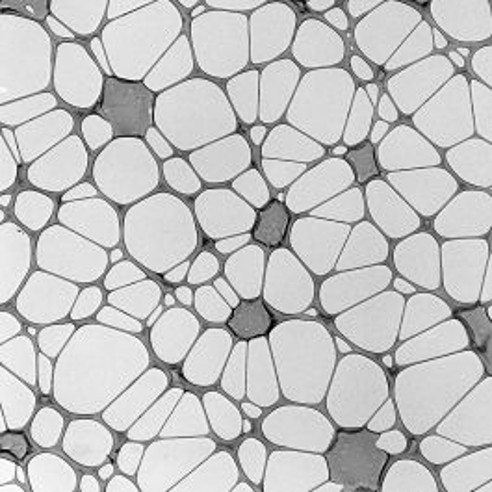
#> input picture tools/samples/Carbon_film_mask.jpg, 492 x 492 px
$ python smooth_lacey_carbon.py
#> lines starting #> are read from the running program, lines starting #| are printed output that depends on the picture; after the words box and inside, x2 and y2 are one past the last pixel; in counts of white or black regions, pixels touching at a corner belong together
### tools/create_lacey_carbon.py
"""Build closed, nanometre-unit STL solids from a dark-carbon image mask."""
from __future__ import annotations

import argparse
import hashlib
import json
from pathlib import Path

import numpy as np
from PIL import Image, ImageDraw
from scipy.ndimage import label
import trimesh


SAMPLES = Path(__file__).resolve().parent / 'samples'
STL_SAMPLES = Path(__file__).resolve().parents[1] / 'nion' / 'usim_device' / 'samples'


def otsu_threshold(gray):
    histogram = np.bincount(gray.ravel(), minlength=256).astype(float)
    count = histogram.cumsum()
    moment = (histogram*np.arange(256)).cumsum()
    valid = (count > 0) & (count < gray.size)
    score = np.zeros(256)
    score[valid] = (moment[-1]*count[valid]-moment[valid]*gray.size)**2 / (count[valid]*(gray.size-count[valid]))
    return int(score.argmax())


def resolve_diagonal_contacts(mask, gray):
    """Join zero-width diagonal contacts with one pixel to make manifold walls."""
    mask = mask.copy()
    original = int(mask.sum())
    while True:
        a, b, c, d = mask[:-1, :-1], mask[:-1, 1:], mask[1:, :-1], mask[1:, 1:]
        first = a & d & ~b & ~c
        second = b & c & ~a & ~d
        if not (first.any() or second.any()):
            break
        # Prefer the darker of the two candidate pixels. No carbon is removed.
        for selected, corners in ((first, ((0, 1), (1, 0))), (second, ((0, 0), (1, 1)))):
            rows, columns = np.nonzero(selected)
            (r0, c0), (r1, c1) = corners
            choose = gray[rows+r0, columns+c0] <= gray[rows+r1, columns+c1]
            mask[rows[choose]+r0, columns[choose]+c0] = True
            mask[rows[~choose]+r1, columns[~choose]+c1] = True
    return mask, int(mask.sum())-original


# [98 lines left out: functions extrude_mask, copper_frame, verify, generate, not called in this run]


# [8 lines that do not run on import are left out]

### tools/smooth_lacey_carbon.py
"""Extract subpixel smooth contours and extrude the lacey carbon STL to 5 nm.

Requires shapely, contourpy and mapbox-earcut in the model-building environment.
Original pixel-based models are retained for comparison.
"""
from __future__ import annotations

import argparse
import json
from pathlib import Path
import contourpy
import numpy as np
from PIL import Image, ImageDraw
from scipy.ndimage import distance_transform_edt, gaussian_filter, label, zoom
from shapely.geometry import Polygon, box
from shapely.geometry.polygon import orient
import trimesh
from create_lacey_carbon import SAMPLES, STL_SAMPLES, copper_frame, otsu_threshold, resolve_diagonal_contacts, verify


def smooth_polygons(mask, sigma=.4, upsample=4):
    """Smooth the planar boundary, preserving flat upper/lower film surfaces."""
    height, width = mask.shape
    pitch_x, pitch_y = 54000./width, 54000./height
    # Continue the boundary mask beyond the crop, then clip the contour.
    # Zero padding would shrink the film away from its copper support.
    padded = np.pad(mask[::-1], 1, mode='edge')
    signed = distance_transform_edt(padded)-distance_transform_edt(~padded)
    field = zoom(gaussian_filter(signed, sigma, mode='nearest'), upsample, order=3)
    x = np.linspace(-27000-pitch_x/2, 27000+pitch_x/2, field.shape[1])
    y = np.linspace(-27000-pitch_y/2, 27000+pitch_y/2, field.shape[0])
    generator = contourpy.contour_generator(x=x, y=y, z=field, fill_type='OuterOffset')
    vertices, offsets = generator.filled(0., float(field.max())+1)
    polygons = []
    for points, rings in zip(vertices, offsets):
        boundaries = [points[a:b] for a, b in zip(rings[:-1], rings[1:])]
        polygon = Polygon(boundaries[0], boundaries[1:]).intersection(box(-27000, -27000, 27000, 27000))
        parts = [polygon] if polygon.geom_type == 'Polygon' else list(polygon.geoms)
        for part in parts:
            if part.geom_type != 'Polygon' or part.area <= 0:
                continue
            part = part.simplify(min(pitch_x, pitch_y)*.02, preserve_topology=True)
            if not part.is_valid:
                raise ValueError('Invalid smoothed polygon')
            polygons.append(orient(part, sign=1))
    return polygons


def rasterize(polygons, size=1968):
    image = Image.new('L', (size, size), 255)
    draw = ImageDraw.Draw(image)
    def screen(ring):
        return [((x+27000)/54000*size, (27000-y)/54000*size) for x, y in ring.coords]
    for polygon in polygons:
        draw.polygon(screen(polygon.exterior), fill=45)
        for hole in polygon.interiors:
            draw.polygon(screen(hole), fill=255)
    return image


def generate(output, sigma=.4, stl_output=STL_SAMPLES):
#> called with sigma = 0.4
    gray = np.asarray(Image.open(SAMPLES/'Carbon_film_mask.jpg').convert('L'))
    threshold = otsu_threshold(gray)
#> in otsu_threshold, `histogram = np.bincount(gray.ravel(), minlength=256).astype(float)`: histogram = 256 values, max 9920 at index 215, min 4 at index 5, mean 945.6
#> in otsu_threshold, `count = histogram.cumsum()`: count = 256 values from 13 to 242064
#> in otsu_threshold, `moment = (histogram*np.arange(256)).cumsum()`: moment = 256 values from 0 to 47378049
#> threshold = 169
    mask, repaired = resolve_diagonal_contacts(gray <= threshold, gray)
#> in resolve_diagonal_contacts, `mask = mask.copy()`:
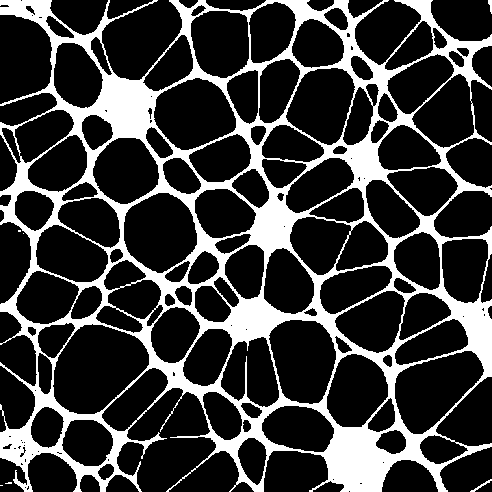
#> mask: shape (492, 492) bool; 23% white; 7 white regions (4 under 20 px), largest, box (x1, y1, x2, y2) and area: (0, 0, 492, 492) 55550, (470, 479, 492, 492) 54, (488, 0, 492, 14) 35
#> in resolve_diagonal_contacts, `original = int(mask.sum())`: original = 55660
#> the loop in resolve_diagonal_contacts, `while True:` made 2 passes
#> pass 1, in resolve_diagonal_contacts, `a, b, c, d = mask[:-1, :-1], mask[:-1, 1:], mask[1:, :-1], mask[1:, 1:]`:
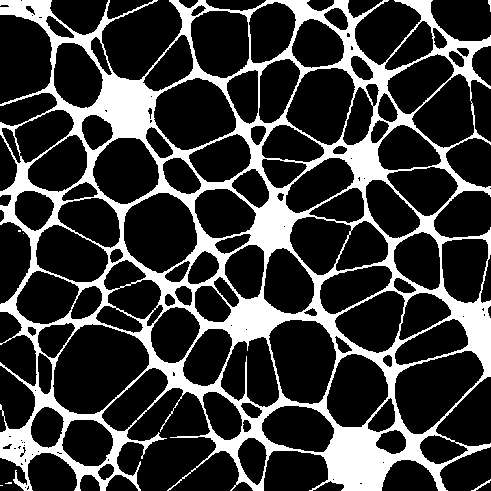
#> a: shape (491, 491) bool; 23% white; 7 white regions (4 under 20 px), largest, box (x1, y1, x2, y2) and area: (0, 0, 491, 491) 55328, (471, 479, 491, 491) 47, (488, 0, 491, 12) 21
#> pass 1, in resolve_diagonal_contacts, `a, b, c, d = mask[:-1, :-1], mask[:-1, 1:], mask[1:, :-1], mask[1:, 1:]`:
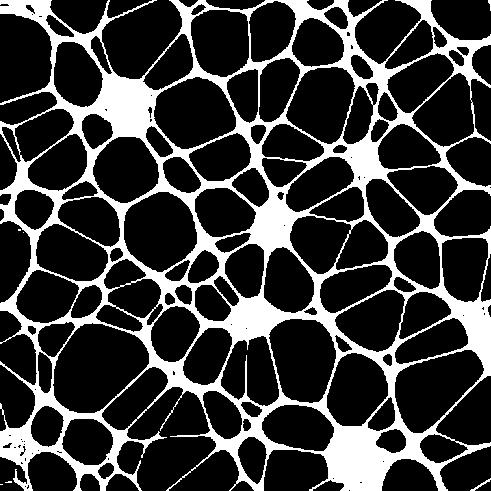
#> c: shape (491, 491) bool; 23% white; 7 white regions (5 under 20 px), largest, box (x1, y1, x2, y2) and area: (0, 0, 491, 491) 55245, (470, 478, 491, 491) 52
#> pass 1, in resolve_diagonal_contacts, `a, b, c, d = mask[:-1, :-1], mask[:-1, 1:], mask[1:, :-1], mask[1:, 1:]`:
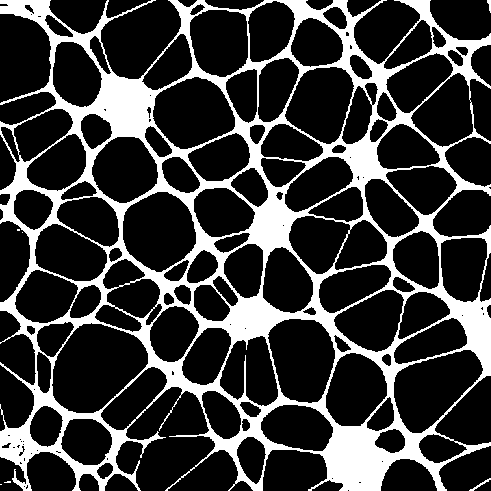
#> d: shape (491, 491) bool; 23% white; 7 white regions (4 under 20 px), largest, box (x1, y1, x2, y2) and area: (0, 0, 491, 491) 55282, (469, 478, 491, 491) 54, (487, 0, 491, 13) 31
#> after the loop in resolve_diagonal_contacts, `while True:`: mask: shape (492, 492) bool; 23% white; 7 white regions (4 under 20 px), largest, box (x1, y1, x2, y2) and area: (0, 0, 492, 492) 55583, (470, 479, 492, 492) 54, (488, 0, 492, 14) 35
#> after the loop in resolve_diagonal_contacts, `while True:`:
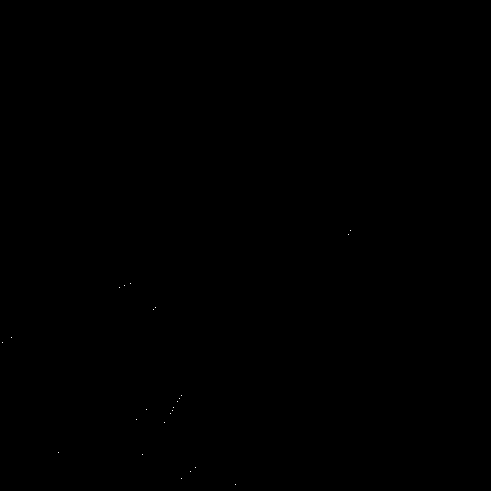
#> selected: shape (491, 491) bool; 0.01% white in thin lines or dots, all inside (x1, y1, x2, y2) = (2, 230, 351, 485)
#> repaired = 33
    original_components = int(label(mask)[1])
#> original_components = 7
    original_holes = int(label(np.pad(~mask, 1, constant_values=True))[1])-1
#> original_holes = 141
    polygons = smooth_polygons(mask, sigma)
#> in smooth_polygons, `padded = np.pad(mask[::-1], 1, mode='edge')`:
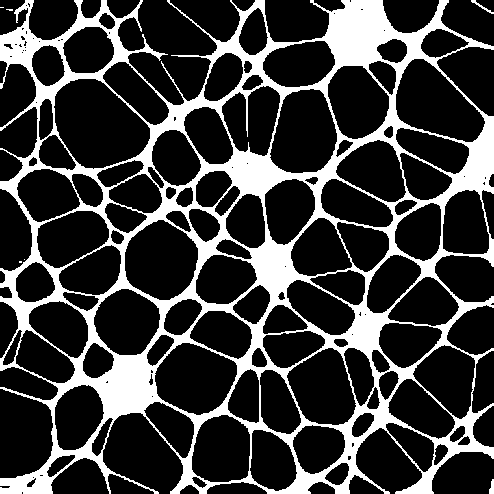
#> padded: shape (494, 494) bool; 23% white; 7 white regions (4 under 20 px), largest, box (x1, y1, x2, y2) and area: (0, 0, 494, 494) 56075, (471, 0, 494, 14) 61, (489, 479, 494, 494) 54
#> in smooth_polygons, `signed = distance_transform_edt(padded)-distance_transform_edt(~padded)`:
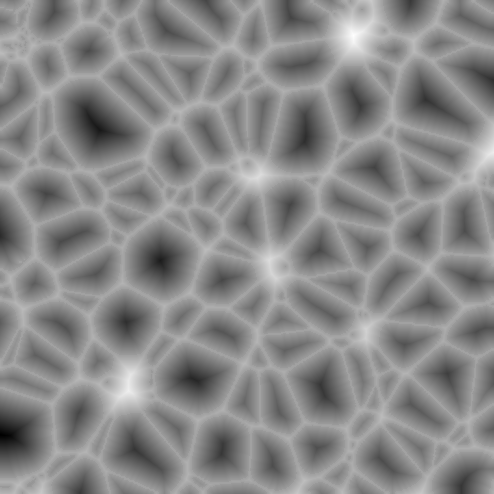
#> signed: shape (494, 494) float64; min -43.42, max 26.83, mean -5.7; drawn with min black and max white
#> in smooth_polygons, `vertices, offsets = generator.filled(0., float(field.max())+1)`: vertices = 7 point arrays, longest 91905 points; offsets = 7 items
#> the loop in smooth_polygons, `for points, rings in zip(vertices, offsets):` made 7 passes
#> (rings, boundaries) on passes 2 to 7: ([0, 315], 1 point arrays, longest 315 points), ([0, 39], 1 point arrays, longest 39 points), ([0, 79], 1 point arrays, longest 79 points), ([0, 17], 1 point arrays, longest 17 points), ([0, 43], 1 point arrays, longest 43 points), ([0, 164], 1 point arrays, longest 164 points)
#> boundaries on pass 1: 142 point arrays, longest 22204 points
#> polygons = 7 items
    holes = sum(len(p.interiors) for p in polygons)
#> holes = 141
    if len(polygons) != original_components or holes != original_holes:
        raise ValueError(f'Smoothing changed topology: components {original_components}->{len(polygons)}, holes {original_holes}->{holes}')
    carbon = trimesh.util.concatenate([trimesh.creation.extrude_polygon(p, 5., engine='earcut') for p in polygons])
    carbon_area = sum(p.area for p in polygons)
    copper = copper_frame()
    combined = trimesh.util.concatenate((carbon, copper))
    output.mkdir(parents=True, exist_ok=True)
    stl_output.mkdir(parents=True, exist_ok=True)
    models = {'lacey_carbon_54um_5nm.stl': (carbon, carbon_area*5),
              'copper_grid_85um_10um.stl': (copper, (85000.**2-54000.**2)*10000),
              'lacey_carbon_with_copper_grid.stl': (combined, carbon_area*5+(85000.**2-54000.**2)*10000)}
    info = {'coordinate_unit': 'nm', 'carbon_size_nm': [54000, 54000, 5],
            'copper_outer_size_nm': [85000, 85000, 10000], 'copper_opening_size_nm': [54000, 54000],
            'smoothing_sigma_source_pixels': sigma, 'smoothing_scale_nm': sigma*54000/gray.shape[0],
            'contour_upsampling': 4, 'dark_threshold_inclusive': threshold,
            'diagonal_contact_pixels_filled': repaired, 'carbon_components': len(polygons), 'enclosed_holes': holes,
            'original_carbon_components': original_components, 'original_enclosed_holes': original_holes,
            'carbon_area_fraction': carbon_area/54000.**2,
            'area_change_percent': 100*(carbon_area/(mask.mean()*54000.**2)-1), 'parts': {}}
    for filename, (mesh, volume) in models.items():
        verify(mesh, volume)
        mesh.export(stl_output/filename)
        loaded = trimesh.load_mesh(stl_output/filename)
        verify(loaded, volume)
        info['parts'][filename] = {'faces': len(loaded.faces), 'watertight': bool(loaded.is_watertight),
                                  'bounds_nm': loaded.bounds.tolist(), 'volume_nm3': float(loaded.volume)}
    film = rasterize(polygons)
    film.save(output/'carbon_smooth_top_view.png')
    preview = Image.new('RGB', (1100, 1180), 'white')
    drawing = ImageDraw.Draw(preview)
    drawing.rectangle((50, 50, 1050, 1050), fill='#b77942')
    preview.paste(film.resize((635, 635), Image.Resampling.LANCZOS).convert('RGB'), (232, 232))
    drawing.text((50, 1080), 'Smooth lacey carbon: 54 x 54 um, 5 nm thick; copper frame: 85 x 85 um, 10 um thick', fill='black')
    preview.save(output/'lacey_carbon_grid_top_view.png')
    original = Image.open(SAMPLES/'lacey_carbon_grid'/'carbon_binary_mask.png').convert('L')
    old_crop = original.crop((100, 100, 220, 220)).resize((600, 600), Image.Resampling.NEAREST)
    new_crop = film.crop((400, 400, 880, 880)).resize((600, 600), Image.Resampling.LANCZOS)
    compare = Image.new('RGB', (1240, 650), 'white')
    compare.paste(old_crop, (10, 40))
    compare.paste(new_crop, (630, 40))
    ImageDraw.Draw(compare).text((10, 10), 'Original pixel contour', fill='black')
    ImageDraw.Draw(compare).text((630, 10), 'New smooth subpixel contour (same area)', fill='black')
    compare.save(output/'edge_smoothing_comparison.png')
    (output/'model_info.json').write_text(json.dumps(info, indent=2), encoding='utf-8')
    (output/'README.txt').write_text('STL units: nm. Carbon z=0..5 nm; copper z=0..10000 nm.\n'
        f'STL storage directory: {stl_output.resolve()}\n'
        'Smoothed signed-distance contours use subpixel coordinates, not voxel steps.\n'
        'Carbon components and enclosed hole counts are checked against the original.\n'
        'STL contains no material labels; separate files identify carbon and copper.\n', encoding='utf-8')
    print(json.dumps(info, indent=2))


if __name__ == '__main__':
    parser = argparse.ArgumentParser(description=__doc__)
    parser.add_argument('--output', type=Path, default=SAMPLES/'lacey_carbon_grid_smooth')
    parser.add_argument('--sigma', type=float, default=.4)
    parser.add_argument('--stl-output', type=Path, default=STL_SAMPLES)
    args = parser.parse_args()
    generate(args.output, args.sigma, args.stl_output)
#> (the call stopped at in generate, `carbon = trimesh.util.concatenate([trimesh.creation.extrude_polygon(p,..`: trimesh is not available in this run)
